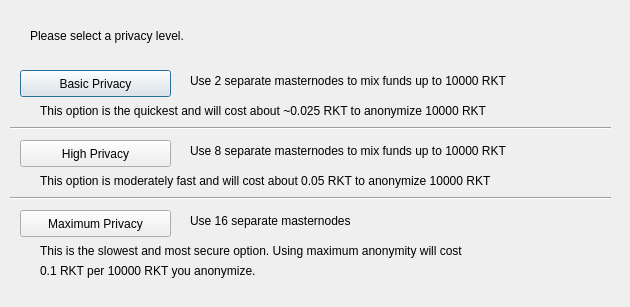
<?xml version="1.0" encoding="UTF-8"?>
<ui version="4.0">
 <class>ObfuscationConfig</class>
 <widget class="QDialog" name="ObfuscationConfig">
  <property name="geometry">
   <rect>
    <x>0</x>
    <y>0</y>
    <width>630</width>
    <height>307</height>
   </rect>
  </property>
  <property name="windowTitle">
   <string>Configure Obfuscation</string>
  </property>
  <widget class="QPushButton" name="buttonBasic">
   <property name="geometry">
    <rect>
     <x>20</x>
     <y>70</y>
     <width>151</width>
     <height>27</height>
    </rect>
   </property>
   <property name="text">
    <string>Basic Privacy</string>
   </property>
  </widget>
  <widget class="QPushButton" name="buttonHigh">
   <property name="geometry">
    <rect>
     <x>20</x>
     <y>140</y>
     <width>151</width>
     <height>27</height>
    </rect>
   </property>
   <property name="text">
    <string>High Privacy</string>
   </property>
  </widget>
  <widget class="QPushButton" name="buttonMax">
   <property name="geometry">
    <rect>
     <x>20</x>
     <y>210</y>
     <width>151</width>
     <height>27</height>
    </rect>
   </property>
   <property name="text">
    <string>Maximum Privacy</string>
   </property>
  </widget>
  <widget class="QLabel" name="label">
   <property name="geometry">
    <rect>
     <x>30</x>
     <y>20</y>
     <width>571</width>
     <height>31</height>
    </rect>
   </property>
   <property name="text">
    <string>Please select a privacy level.</string>
   </property>
  </widget>
  <widget class="QLabel" name="label_2">
   <property name="geometry">
    <rect>
     <x>190</x>
     <y>70</y>
     <width>421</width>
     <height>21</height>
    </rect>
   </property>
   <property name="text">
    <string>Use 2 separate masternodes to mix funds up to 10000 RKT</string>
   </property>
  </widget>
  <widget class="QLabel" name="label_3">
   <property name="geometry">
    <rect>
     <x>190</x>
     <y>140</y>
     <width>411</width>
     <height>21</height>
    </rect>
   </property>
   <property name="text">
    <string>Use 8 separate masternodes to mix funds up to 10000 RKT</string>
   </property>
  </widget>
  <widget class="QLabel" name="label_4">
   <property name="geometry">
    <rect>
     <x>190</x>
     <y>210</y>
     <width>421</width>
     <height>21</height>
    </rect>
   </property>
   <property name="text">
    <string>Use 16 separate masternodes</string>
   </property>
  </widget>
  <widget class="QLabel" name="label_6">
   <property name="geometry">
    <rect>
     <x>40</x>
     <y>100</y>
     <width>561</width>
     <height>21</height>
    </rect>
   </property>
   <property name="text">
    <string>This option is the quickest and will cost about ~0.025 RKT to anonymize 10000 RKT</string>
   </property>
  </widget>
  <widget class="QLabel" name="label_7">
   <property name="geometry">
    <rect>
     <x>40</x>
     <y>170</y>
     <width>561</width>
     <height>21</height>
    </rect>
   </property>
   <property name="text">
    <string>This option is moderately fast and will cost about 0.05 RKT to anonymize 10000 RKT</string>
   </property>
  </widget>
  <widget class="QLabel" name="label_8">
   <property name="geometry">
    <rect>
     <x>40</x>
     <y>240</y>
     <width>561</width>
     <height>21</height>
    </rect>
   </property>
   <property name="text">
    <string>This is the slowest and most secure option. Using maximum anonymity will cost</string>
   </property>
  </widget>
  <widget class="QLabel" name="label_9">
   <property name="geometry">
    <rect>
     <x>40</x>
     <y>260</y>
     <width>561</width>
     <height>21</height>
    </rect>
   </property>
   <property name="text">
    <string>0.1 RKT per 10000 RKT you anonymize.</string>
   </property>
  </widget>
  <widget class="Line" name="line">
   <property name="geometry">
    <rect>
     <x>10</x>
     <y>120</y>
     <width>601</width>
     <height>16</height>
    </rect>
   </property>
   <property name="orientation">
    <enum>Qt::Horizontal</enum>
   </property>
  </widget>
  <widget class="Line" name="line_2">
   <property name="geometry">
    <rect>
     <x>10</x>
     <y>190</y>
     <width>601</width>
     <height>16</height>
    </rect>
   </property>
   <property name="orientation">
    <enum>Qt::Horizontal</enum>
   </property>
  </widget>
 </widget>
 <resources/>
 <connections/>
</ui>
